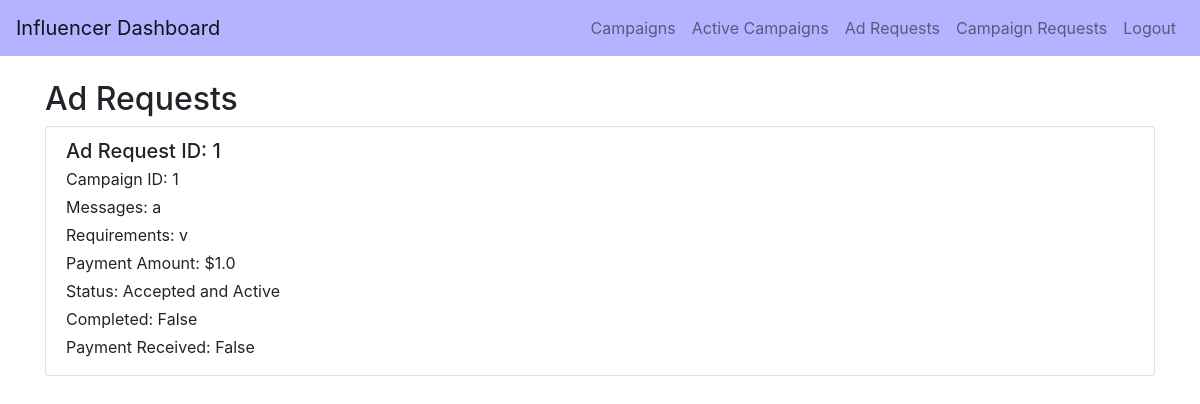
The page /influencer_ad_requests/tanmay on the database its author committed.
### backend/models.py (models this page shows)
class AdRequest(db.Model):
    __tablename__ = 'ad_request'
    id = db.Column(db.Integer, primary_key=True)
    campaign_id = db.Column(db.Integer, db.ForeignKey('campaign.id'), nullable=False)
    influencer_id = db.Column(db.Integer, db.ForeignKey('user.id'), nullable=False)
    sponsor_id = db.Column(db.Integer, db.ForeignKey('sponsor.id'), nullable=True)  # Added this field
    messages = db.Column(db.Text, nullable=True)
    requirements = db.Column(db.Text, nullable=False)
    payment_amount = db.Column(db.Float, nullable=False)
    status = db.Column(db.String(10), nullable=False)  # Pending, Accepted, Rejected
    complete = db.Column(db.Boolean, default=False, nullable=False)
    complete_confirmed = db.Column(db.Boolean, default=False, nullable=False)
    payment = db.Column(db.Boolean, default=False, nullable=False)
    influencer = db.relationship('User', backref='ad_requests_user', foreign_keys=[influencer_id])
    campaign = db.relationship('Campaign', backref='ad_requests_campaign', foreign_keys=[campaign_id])
    sponsor = db.relationship('Sponsor', backref='ad_requests_sponsor', foreign_keys=[sponsor_id])

### backend/controller.py (the view)
@app.route('/influencer_ad_requests/<string:username>')
def ad_requests(username):
    user = User.query.filter_by(username=username).first()
    if user is None:
        return "User not found", 404
    influencer = Influencer.query.filter_by(user_id=user.id).first()
    if influencer is None:
        return "Influencer not found", 404
    ad_requests = AdRequest.query.filter_by(influencer_id=influencer.id).all()
    return render_template('influencer_ad_requests.html', username=username, ad_requests=ad_requests)

### templates/influencer_ad_requests.html (shortened to what this page needs)
<!DOCTYPE html>
<html lang="en">
<head>
    <link href="https://stackpath.bootstrapcdn.com/bootstrap/4.5.2/css/bootstrap.min.css" rel="stylesheet">
</head>
<body>
    <nav class="navbar navbar-expand-lg navbar-light" style="background-color: #b3b3ff;">
        <a class="navbar-brand" href="#">Influencer Dashboard</a>
        <div class="collapse navbar-collapse">
            <ul class="navbar-nav ml-auto">
                <li class="nav-item">
                    <a class="nav-link" href="{{ url_for('influencer_campaigns', username=username) }}">Campaigns</a>
                </li>
                <li class="nav-item">
                    <a class="nav-link" href="{{ url_for('active_campaigns', username=username) }}">Active Campaigns</a>
                </li>
                <li class="nav-item">
                    <a class="nav-link" href="{{ url_for('ad_requests', username=username) }}">Ad Requests</a>
                </li>
                <li class="nav-item">
                    <a class="nav-link" href="/influencer_campaign_requests/{{ username }}">Campaign Requests</a>
                </li>
                <li class="nav-item">
                    <a class="nav-link" href="{{ url_for('logout') }}">Logout</a>
                </li>
            </ul>
        </div>
    </nav>
    <div class="container mt-4">
        <h2>Ad Requests</h2>
        <div class="list-group">
            {% for ad_request in ad_requests %}
                <div class="list-group-item">
                    <h5 class="mb-1">Ad Request ID: {{ ad_request.id }}</h5>
                    <p class="mb-1">Campaign ID: {{ ad_request.campaign_id }}</p>
                    <p class="mb-1">Messages: {{ ad_request.messages }}</p>
                    <p class="mb-1">Requirements: {{ ad_request.requirements }}</p>
                    <p class="mb-1">Payment Amount: ${{ ad_request.payment_amount }}</p>
                    <p class="mb-1">Status: {{ ad_request.status }}</p>
                    <p class="mb-1">Completed: {{ ad_request.complete }}</p>
                    <p class="mb-1">Payment Received: {{ ad_request.payment }}</p>
                </div>
            {% else %}
                <div class="list-group-item">No ad requests found.</div>
            {% endfor %}
        </div>
    </div>
</body>
</html>

### rows shown on the page
AdRequest: id "1", campaign_id "1", messages "a", requirements "v", payment_amount "1.0", status "Accepted and Active", complete "False", payment "False"
